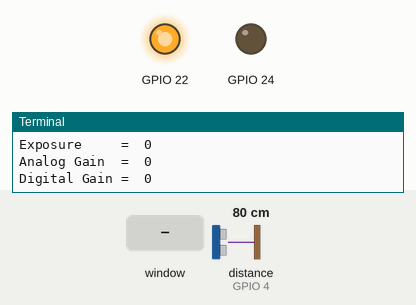
Recording of a program running on a simulated Raspberry Pi (BCM pin numbers). Shown: output pins drawn as LEDs (lit = HIGH), the last lines printed to the terminal. The test bench sets the inputs (shaded band); at power-on: distance to the obstacle (sensor on GPIO 4) 80 cm. The camera gives no picture and a still takes 0.5 s; the desktop window is not drawn, its controls go by their first labels and the mouse button is held 0.15 s; pins used as bus, display or sensor lines are not drawn.

Above: at 3.2 s.
3.3 s: control labelled "Up" in the window clicked
At 3.9 s:
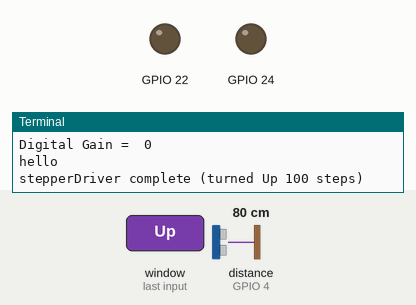
5.0 s: control labelled "Down" in the window clicked
At 6.0 s:
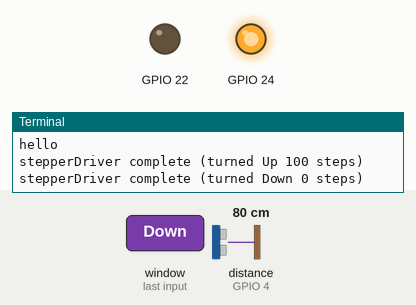
6.5 s: control labelled "Capture Sequence" in the window clicked
At 7.1 s:
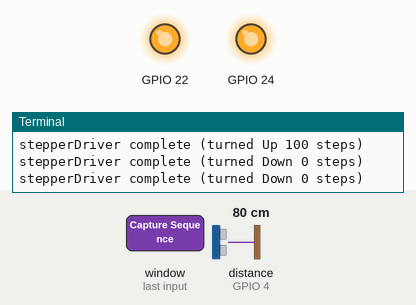
Timing chart, 0 to 20.8 s (numbered marks = the images above; inputs shaded):
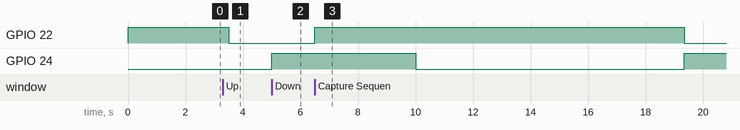

The program:

GuiStepper.py
```python
try:
    # Python2
    import Tkinter as tk
    import ttk
except ImportError:
    # Python3
    import tkinter as tk
    import tkinter.ttk as ttk

from Stepper import stepper
from picamera import PiCamera
from time import sleep
import numpy as np
#from skimage.io import imread, imsave
import time

#stepper variables

#[stepPin, directionPin, enablePin, limitPin]
focusStepper = stepper([23, 24, 22, 4])

def num(s):
    try:
        return int(s)
    except ValueError:
        return 1
def stepUp(event=' '):
    print('hello')
    focusStepper.step(num(e1.get()), "Up",10,False); #steps, dir, speed, stayOn

def stepDown(event=' '):
    focusStepper.step(num(e1.get()), "Down",10,False); #steps, dir, speed, stayOn

def old_startCamera(event=' '):

    #camera.resolution = (3280, 2464)
    camera.resolution = (1640, 1232)
    #camera.framerate = 5
    camera.exposure_mode = 'auto'
    camera.awb_mode = 'auto'
    #camera.shutter_speed = 600000
    #camera.resolution = (640, 400)
    camera.iso = 100;
    sleep(2)
    print('Speed        = ', camera.shutter_speed )
    print('Exposure     = ', camera.exposure_speed )
    print('Analog Gain  = ', camera.analog_gain  )
    print('Digital Gain = ', camera.digital_gain )
    camera.shutter_speed = int(camera.exposure_speed*1)

    print('Speed        = ', camera.shutter_speed )
    print('Exposure     = ', camera.exposure_speed )

    camera.exposure_mode = 'off'
    g = camera.awb_gains
    camera.awb_mode = 'off'
    camera.awb_gains = g


def startPreview(event=' '):
    #camera.preview_fullscreen=False
    #camera.preview_window=(100, 100, 960, 720)
    camera.start_preview()


def stopPreview(event=' '):
    camera.stop_preview()

def captureImage2File(event=' '):
    try:
        captureImage.imgNum += 1;
    except AttributeError:
        captureImage.imgNum = 1
    camera.capture('input/image{}.jpg'.format(captureImage.imgNum))


def oldcaptureImage(event=' '):
    try:
        captureImage.imgNum += 1;
    except AttributeError:
        captureImage.imgNum = 1
    #camera.resolution = (3296, 2464)
    images = []
    shp = camera.resolution
    image = np.empty((1664*shp[1]*3), dtype=np.uint8)
    for n  in range(0,10):
        print("capture image {}".format(n))
        camera.capture(image, 'rgb')
        imager = (np.reshape(image,(shp[1],1664,3)))
        images.append(imager)

    images = np.asarray(images)
    print ("averaging")
    image = np.average(images, axis = 0)


    #image = image[:3280, :2464]
    imsave('input/image{:02d}.jpg'.format(captureImage.imgNum), image)
    #camera.resolution = (3280, 2464)


def captureImage(event=' '):
    frames = 10
    camera.resolution = (3280, 2464)
    #camera.framerate = 30
    #camera.start_preview()
    # Give the camera some warm-up time
    #time.sleep(2)
    start = time.time()


    camera.capture_sequence([
        'input/image{:02d}.jpg'.format(i)
        for i in range(frames)
        ], use_video_port=True)
    finish = time.time()

    camera.stop_preview()
    print('Captured %d frames at %.2ffps' % (frames,frames / (finish - start)))
    camera.resolution = (1024, 768)


def captureSequence(event=' '):
    stopPreview();
    powerOn()
    sleep(3)   # time to settle
    camera.resolution = (3280, 2464)

    camera.capture('input/image{:02d}.jpg'.format(1), resize=(3280, 2464) )
    for z in range(2, 10):
        focusStepper.step(num(e1.get()), "Up",3,'True'); #steps, dir, speed, stayOn
        camera.capture('input/image{:02d}.jpg'.format(z), resize=(3280, 2464) )

    for z in range(2, 10):
        focusStepper.step(num(e1.get()), "Down",10,'False'); #steps, dir, speed, stayOn

    powerOff()
    camera.resolution = (1640, 1232)


def powerOff():
    focusStepper.step(num(0), "Down",1,False)

def powerOn():
    focusStepper.step(num(0), "Down",1,True)

def exitGui(event=' '):
    powerOff()
    camera.stop_preview()
    camera.close()
    focusStepper.cleanGPIO()
    quit()

##################################################

window = tk.Tk()
window.geometry('150x300+0+100')
frame = tk.Frame(window)
frame.pack()
tk.Label(frame, text="Step Amount").grid(row=0)
e1 = tk.Entry(frame)
e1.insert(10,"100")
e1.grid(row=1, column=0)


btnUp = tk.Button(frame,
                   text="Up",
                   command=stepUp)
btnUp.grid(row=2, column=0, sticky=tk.W, pady=4)

btnDown = tk.Button(frame,
                   text="Down",
                   command=stepDown)

btnDown.grid(row=3, column=0, sticky=tk.W, pady=4)

btnStartPreview = tk.Button(frame,
                   text="Start Preview",
                   command=startPreview)
btnStartPreview.grid(row=4, column=0, sticky=tk.W, pady=4)

btnStopPreview = tk.Button(frame,
                   text="Stop Preview",
                   command=stopPreview)
btnStopPreview.grid(row=5, column=0, sticky=tk.W, pady=4)

btnCapture = tk.Button(frame,
                   text="Capture Image",
                   command=captureImage)
btnCapture.grid(row=6, column=0, sticky=tk.W, pady=4)

btnCapture = tk.Button(frame,
                   text="Capture Sequence",
                   command=captureSequence)
btnCapture.grid(row=7, column=0, sticky=tk.W, pady=4)

btnQuit = tk.Button(frame,
                   text="QUIT",
                   fg="red",
                   command=exitGui)
btnQuit.grid(row=8, column=0, sticky=tk.W, pady=4)

window.bind_all('u', stepUp)
window.bind_all('d', stepDown)
window.bind_all('c', captureImage)
window.bind_all('s', stopPreview)
window.bind_all('q', exitGui)

if True:
    camera = PiCamera()
    #camera.resolution = (3280, 2464)

    camera.resolution = (1640, 1232)
    #camera.framerate = 30
    camera.exposure_mode = 'auto'
    camera.awb_mode = 'auto'
    camera.iso = 100;
    sleep(2)
    shutterSpeed = camera.exposure_speed
    print('Speed        = ', camera.shutter_speed )
    print('Exposure     = ', camera.exposure_speed )
    print('Analog Gain  = ', camera.analog_gain  )
    print('Digital Gain = ', camera.digital_gain )
    camera.shutter_speed = int(shutterSpeed*0.5)
    camera.exposure_mode = 'off'
    g = camera.awb_gains
    camera.awb_mode = 'off'
    camera.awb_gains = g
    print('')
    print('Speed        = ', camera.shutter_speed )
    print('Exposure     = ', camera.exposure_speed )
    print('Analog Gain  = ', camera.analog_gain  )
    print('Digital Gain = ', camera.digital_gain )


window.mainloop()
camera.stop_preview()
```

Stepper.py
```python
#CURRENT APPLICATION INFO
#200 steps/rev
#12V, 350mA
#Big Easy driver = 1/16 microstep mode
#Turn a 200 step motor left one full revolution: 3200

from time import sleep
import RPi.GPIO as gpio #https://pypi.python.org/pypi/RPi.GPIO
#import exitHandler #uncomment this and line 58 if using exitHandler

class stepper:
	#instantiate stepper
	#pins = [stepPin, directionPin, enablePin, limitPin]
	def __init__(self, pins):
		#setup pins
		self.pins = pins
		self.stepPin = self.pins[0]
		self.directionPin = self.pins[1]
		self.enablePin = self.pins[2]
		self.limitPin = self.pins[3]

		#use the broadcom layout for the gpio
		gpio.setmode(gpio.BCM)

		#set gpio pins
		gpio.setup(self.stepPin, gpio.OUT)
		gpio.setup(self.directionPin, gpio.OUT)
		gpio.setup(self.enablePin, gpio.OUT)
		gpio.setup(self.limitPin, gpio.IN)

		#set enable to high (i.e. power is NOT going to the motor)
		gpio.output(self.enablePin, True)

		print("Stepper initlimitPinialized (step=" + str(self.stepPin) + ", direction=" + str(self.directionPin) + ", enable=" + str(self.enablePin) + ")")

	#clears GPIO settings
	def cleanGPIO(self):
		gpio.cleanup()

	#step the motor
	# steps = number of steps to take
	# dir = direction stepper will move
	# speed = defines the denominator in the waitTime equation: waitTime = 0.000001/speed. As "speed" is increased, the waitTime between steps is lowered
	# stayOn = defines whether or not stepper should stay "on" or not. If stepper will need to receive a new step command immediately, this should be set to "True." Otherwise, it should remain at "False."
	def step(self, steps, dir, speed=1, stayOn=False):
		#set enable to low (i.e. power IS going to the motor)
		gpio.output(self.enablePin, True)

		#set the output to true for left and false for right
		dirDown = True
		if (dir == 'Up'):
			dirDown = False;
		elif (dir != 'Down'):
			print("STEPPER ERROR: no direction supplied")
			return False
		gpio.output(self.directionPin, dirDown)

		stepCounter = 0

		waitTime = 0.01/speed #waitTime controls speed

		while stepCounter < steps:
			#gracefully exit if ctr-c is pressed
			#exitHandler.exitPoint(True) #exitHandler.exitPoint(True, cleanGPIO)
			#if stepping down stop on limit switch
			limitSw = gpio.input(self.limitPin)
			if (dirDown and not limitSw):
				break

			#wait before taking the next step thus controlling rotation speed
			sleep(waitTime)
			#turning the gpio on and off tells the easy driver to take one step
			gpio.output(self.stepPin, True)
			sleep(waitTime)
			gpio.output(self.stepPin, False)
			stepCounter += 1


		if (stayOn == False):
			#set enable to high (i.e. power is NOT going to the motor)
			gpio.output(self.enablePin, False)

		print("stepperDriver complete (turned " + str(dir) + " " + str(stepCounter) + " steps)")
```

Measured:
- after the input at 3.3 s, GPIO 22: HIGH → LOW after 0.20 s
- after the input at 5.0 s, GPIO 24: LOW → HIGH at once
- after the input at 6.5 s, GPIO 22: LOW → HIGH at once, → LOW 12.9 s later; GPIO 24: HIGH → LOW after 3.5 s, → HIGH 9.3 s later
